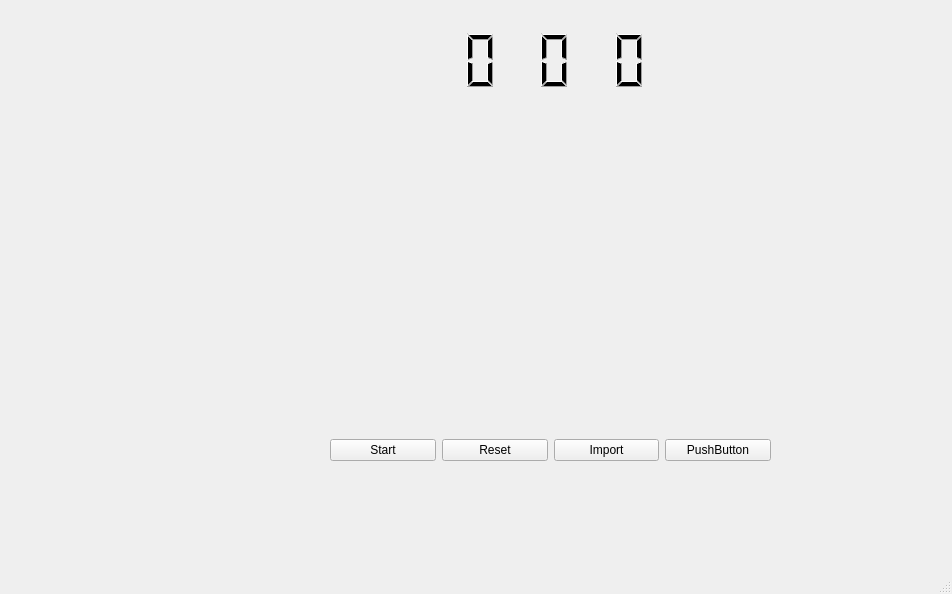
<?xml version="1.0" encoding="UTF-8"?>
<ui version="4.0">
 <class>MainWindow</class>
 <widget class="QMainWindow" name="MainWindow">
  <property name="geometry">
   <rect>
    <x>0</x>
    <y>0</y>
    <width>952</width>
    <height>594</height>
   </rect>
  </property>
  <property name="windowTitle">
   <string>MainWindow</string>
  </property>
  <property name="autoFillBackground">
   <bool>false</bool>
  </property>
  <property name="documentMode">
   <bool>false</bool>
  </property>
  <property name="tabShape">
   <enum>QTabWidget::Rounded</enum>
  </property>
  <property name="dockOptions">
   <set>QMainWindow::AllowTabbedDocks|QMainWindow::AnimatedDocks</set>
  </property>
  <widget class="QWidget" name="centralwidget">
   <widget class="QWidget" name="horizontalLayoutWidget">
    <property name="geometry">
     <rect>
      <x>430</x>
      <y>20</y>
      <width>218</width>
      <height>80</height>
     </rect>
    </property>
    <layout class="QHBoxLayout" name="TimerBox">
     <item>
      <widget class="QLCDNumber" name="Hours">
       <property name="frameShape">
        <enum>QFrame::NoFrame</enum>
       </property>
       <property name="digitCount">
        <number>2</number>
       </property>
      </widget>
     </item>
     <item>
      <widget class="QLCDNumber" name="Minutes">
       <property name="mouseTracking">
        <bool>false</bool>
       </property>
       <property name="autoFillBackground">
        <bool>false</bool>
       </property>
       <property name="frameShape">
        <enum>QFrame::NoFrame</enum>
       </property>
       <property name="digitCount">
        <number>2</number>
       </property>
      </widget>
     </item>
     <item>
      <widget class="QLCDNumber" name="Seconds">
       <property name="autoFillBackground">
        <bool>false</bool>
       </property>
       <property name="frameShape">
        <enum>QFrame::NoFrame</enum>
       </property>
       <property name="lineWidth">
        <number>1</number>
       </property>
       <property name="midLineWidth">
        <number>0</number>
       </property>
       <property name="smallDecimalPoint">
        <bool>false</bool>
       </property>
       <property name="digitCount">
        <number>2</number>
       </property>
       <property name="segmentStyle">
        <enum>QLCDNumber::Filled</enum>
       </property>
       <property name="value" stdset="0">
        <double>0.000000000000000</double>
       </property>
       <property name="intValue" stdset="0">
        <number>0</number>
       </property>
      </widget>
     </item>
    </layout>
   </widget>
   <widget class="QWidget" name="horizontalLayoutWidget_2">
    <property name="geometry">
     <rect>
      <x>330</x>
      <y>410</y>
      <width>441</width>
      <height>80</height>
     </rect>
    </property>
    <layout class="QHBoxLayout" name="horizontalLayout">
     <item>
      <widget class="QPushButton" name="startButton">
       <property name="text">
        <string>Start</string>
       </property>
      </widget>
     </item>
     <item>
      <widget class="QPushButton" name="resetButton">
       <property name="text">
        <string>Reset</string>
       </property>
      </widget>
     </item>
     <item>
      <widget class="QPushButton" name="importButton">
       <property name="text">
        <string>Import</string>
       </property>
      </widget>
     </item>
     <item>
      <widget class="QPushButton" name="boardButton">
       <property name="text">
        <string>PushButton</string>
       </property>
      </widget>
     </item>
    </layout>
    <zorder>resetButton</zorder>
    <zorder>startButton</zorder>
    <zorder>importButton</zorder>
    <zorder>boardButton</zorder>
   </widget>
   <widget class="QWidget" name="gridLayoutWidget">
    <property name="geometry">
     <rect>
      <x>330</x>
      <y>170</y>
      <width>441</width>
      <height>221</height>
     </rect>
    </property>
    <layout class="QGridLayout" name="board">
     <property name="spacing">
      <number>1</number>
     </property>
    </layout>
   </widget>
  </widget>
  <widget class="QMenuBar" name="menubar">
   <property name="geometry">
    <rect>
     <x>0</x>
     <y>0</y>
     <width>952</width>
     <height>21</height>
    </rect>
   </property>
  </widget>
  <widget class="QStatusBar" name="statusbar"/>
 </widget>
 <resources/>
 <connections/>
</ui>
